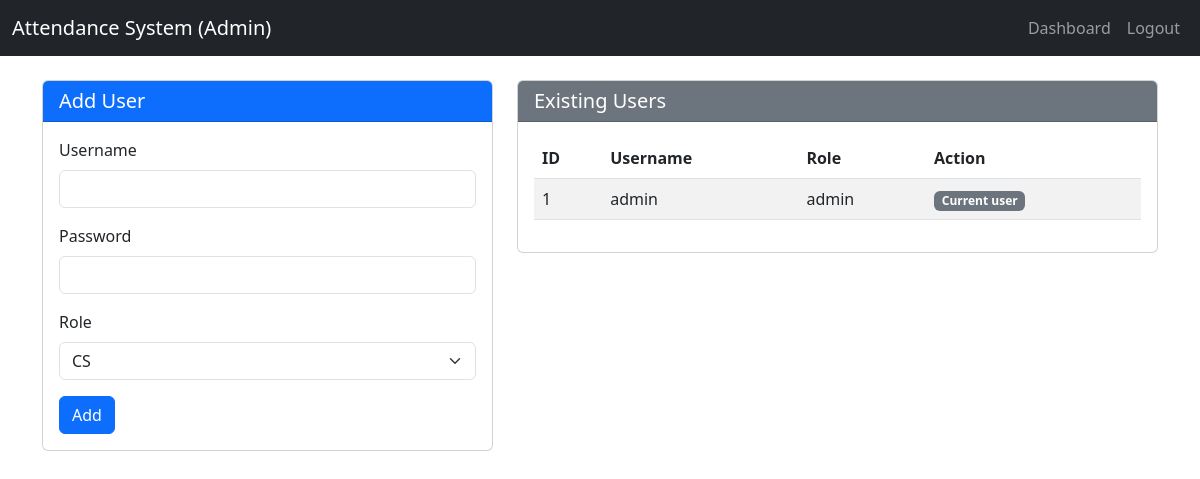
The app's page /users (signed in) with its own data.
### tables this page shows
CREATE TABLE users (
                    id INTEGER PRIMARY KEY AUTOINCREMENT,
                    username TEXT UNIQUE NOT NULL,
                    password TEXT NOT NULL,
                    role TEXT NOT NULL,
                    default_shift TEXT DEFAULT 'auto'
                );

### app.py (the view, shortened to what this page needs)
@app.route('/users', methods=['GET', 'POST'])
@login_required
@admin_required
def users():
    try:
        user_list = query_db('SELECT id, username, role, default_shift FROM users ORDER BY id')
        return render_template('users.html', users=user_list)
    except Exception as e:
        app.logger.error(f"Error in users route: {str(e)}")
        flash('An error occurred.', 'danger')
        return redirect(url_for('dashboard'))

### app.py (called while the page is built)
def get_db():
    if DATABASE_URL and DATABASE_URL.startswith('postgres'):
        if not hasattr(g, '_database'):
            g._database = psycopg2.connect(DATABASE_URL, cursor_factory=RealDictCursor)
        return g._database
    else:
        db = getattr(g, '_database', None)
        if db is None:
            db = g._database = sqlite3.connect('attendance.db')
            db.row_factory = sqlite3.Row
        return db

@app.teardown_appcontext
def close_connection(exception):
    db = getattr(g, '_database', None)
    if db is not None:
        db.close()

def query_db(query, args=(), one=False):
    try:
        conn = get_db()
        if DATABASE_URL and DATABASE_URL.startswith('postgres'):
            cur = conn.cursor()
            cur.execute(query.replace('?', '%s'), args)
            rv = cur.fetchall()
            cur.close()
            return (rv[0] if rv else None) if one else rv
        else:
            cur = conn.execute(query, args)
            rv = cur.fetchall()
            cur.close()
            return (rv[0] if rv else None) if one else rv
    except Exception as e:
        app.logger.error(f"Database query error: {str(e)}")
        raise

def login_required(f):
    @wraps(f)
    def decorated_function(*args, **kwargs):
        if 'user_id' not in session:
            flash('Please log in first.', 'warning')
            return redirect(url_for('login'))
        return f(*args, **kwargs)
    return decorated_function

def admin_required(f):
    @wraps(f)
    def decorated_function(*args, **kwargs):
        if session.get('role') != 'admin':
            flash('Admin access required.', 'danger')
            return redirect(url_for('dashboard'))
        return f(*args, **kwargs)
    return decorated_function

### templates/users.html (shortened to what this page needs)
<!DOCTYPE html>
<html lang="en">
<head>
    <link href="https://cdn.jsdelivr.net/npm/bootstrap@5.3.0/dist/css/bootstrap.min.css" rel="stylesheet">
    <link rel="stylesheet" href="{{ url_for('static', filename='style.css') }}">
</head>
<body>
    <nav class="navbar navbar-expand-lg navbar-dark bg-dark">
        <div class="container-fluid">
            <a class="navbar-brand" href="#">Attendance System (Admin)</a>
            <div class="collapse navbar-collapse">
                <ul class="navbar-nav ms-auto">
                    <li class="nav-item"><a class="nav-link" href="{{ url_for('dashboard') }}">Dashboard</a></li>
                    <li class="nav-item"><a class="nav-link" href="{{ url_for('logout') }}">Logout</a></li>
                </ul>
            </div>
        </div>
    </nav>
    <div class="container mt-4">
        <div class="row">
            <div class="col-md-5">
                <div class="card">
                    <div class="card-header bg-primary text-white">
                        <h5 class="mb-0">Add User</h5>
                    </div>
                    <div class="card-body">
                        <form method="post">
                            <div class="mb-3">
                                <label for="username" class="form-label">Username</label>
                                <input type="text" class="form-control" id="username" name="username" required>
                            </div>
                            <div class="mb-3">
                                <label for="password" class="form-label">Password</label>
                                <input type="password" class="form-control" id="password" name="password" required>
                            </div>
                            <div class="mb-3">
                                <label for="role" class="form-label">Role</label>
                                <select class="form-select" id="role" name="role">
                                    <option value="cs">CS</option>
                                </select>
                            </div>
                            <button type="submit" class="btn btn-primary">Add</button>
                        </form>
                    </div>
                </div>
            </div>
            <div class="col-md-7">
                <div class="card">
                    <div class="card-header bg-secondary text-white">
                        <h5 class="mb-0">Existing Users</h5>
                    </div>
                    <div class="card-body">
                        <div class="table-responsive">
                            <table class="table table-striped">
                                <thead>
                                    <tr>
                                        <th>ID</th>
                                        <th>Username</th>
                                        <th>Role</th>
                                        <th>Action</th>
                                    </tr>
                                </thead>
                                <tbody>
                                    {% for user in users %}
                                    <tr>
                                        <td>{{ user.id }}</td>
                                        <td>{{ user.username }}</td>
                                        <td>{{ user.role }}</td>
                                        <td>
                                            {% if user.id != session.user_id %}
                                                <a href="{{ url_for('delete_user', user_id=user.id) }}" class="btn btn-sm btn-danger" onclick="return confirm('Delete user {{ user.username }}?')">Delete</a>
                                            {% else %}
                                                <span class="badge bg-secondary">Current user</span>
                                            {% endif %}
                                        </td>
                                    </tr>
                                    {% endfor %}
                                </tbody>
                            </table>
                        </div>
                    </div>
                </div>
            </div>
        </div>
    </div>
</body>
</html>

### static/style.css (style rules this page uses)
.table-responsive { overflow-x: auto; }

### records on screen
users: id "1", username "admin", role "admin", shows "Current user"
